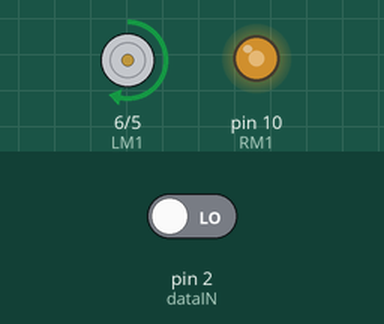
Recording of a sketch running on a simulated Arduino Uno, built with avr-gcc and run on an emulated ATmega328P. Parts: motor-driver pin pairs drawn as motors (green arrow = first pin HIGH = forward, orange = second pin HIGH = backward, longer = more drive), output pins drawn as LEDs (lit = HIGH). The inputs (shaded band) are chosen by the test bench; at power-on: pin 2 (dataIN) LOW. What the sketch prints to the serial monitor is not drawn.

Above: at 0.1 s.
At 2.8 s:
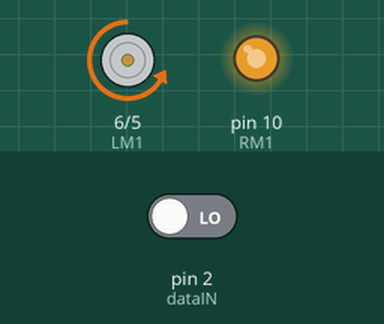
2.9 s: pin 2 (dataIN) driven HIGH
Timing chart, 0 to 5.9 s (numbered marks = the images above; inputs shaded):
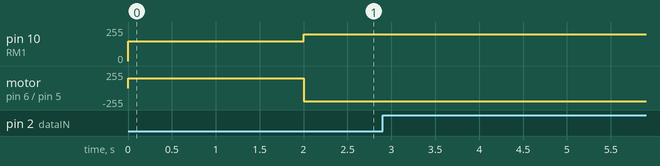

Measured:
- after the input at 2.9 s, every drawn part: stays the same

The sketch:

Main_Test.ino
```cpp
#define LM1 6 // left motor M1a
#define LM2 5 // left motor M2a
#define RM1 10 // right motor M2a
#define RM2 9 // right motor M2b
const int dataIN = 2; //IR sensor INPUT

unsigned long prevmillis; // To store time
unsigned long duration; // To store time difference

int rpm,n=0, counter=0; // RPM value
float distance=0;

boolean currentstate; // Current state of IR input scan
boolean prevstate; // State of IR sensor in previous scan

void setup()
{

  prevmillis = 0;
  prevstate = LOW;
  Serial.begin(9600);

}

void loop()
{
  analogWrite(LM1, 150);
digitalWrite(LM2, LOW);
analogWrite(RM1, 150);
digitalWrite(RM2, LOW);
delay(2000);
  pinMode(dataIN,INPUT);
  while(n<12)
  {
            analogWrite(LM2, 200);
          digitalWrite(LM1, LOW);
          analogWrite(RM1, 200);
          digitalWrite(RM2, LOW);
 // RPM Measurement
  currentstate = digitalRead(dataIN); // Read IR sensor state
 if( prevstate != currentstate) // If there is change in input
   {
     if( currentstate == HIGH ) // If input only changes from LOW to HIGH
       {
        counter++;
        distance=3.14*n;
        Serial.println(counter);
        if(counter==13)
        {
         duration = ( millis() - prevmillis ); // Time difference between revolution in microsecond
         rpm = (60000/duration); // rpm = (1/ time millis)*1000*60;
         prevmillis = millis(); // store time for next revolution calculation
        // Serial.println(rpm);
         counter=0;
       }
       n++;
      /* if(n==19)
       {
          analogWrite(LM1, 0);
          digitalWrite(LM2, LOW);
          analogWrite(RM1, 0);
          digitalWrite(RM2, LOW);
       }
      // Serial.println(n);*/
       }
   }
  prevstate = currentstate; // store this scan (prev scan) data for next scan
  }
  n=0;
//  if(distance >= 670){
// analogWrite(LM1, 0);
//digitalWrite(LM2, LOW);
//analogWrite(RM1, 0);
//digitalWrite(RM2, LOW);
//  }
  }

  // SERIAL Display
  //if( ( millis()-prevmillis ) >= 1000 )
   // {
      // Serial.println(rpm);
   // }
```
